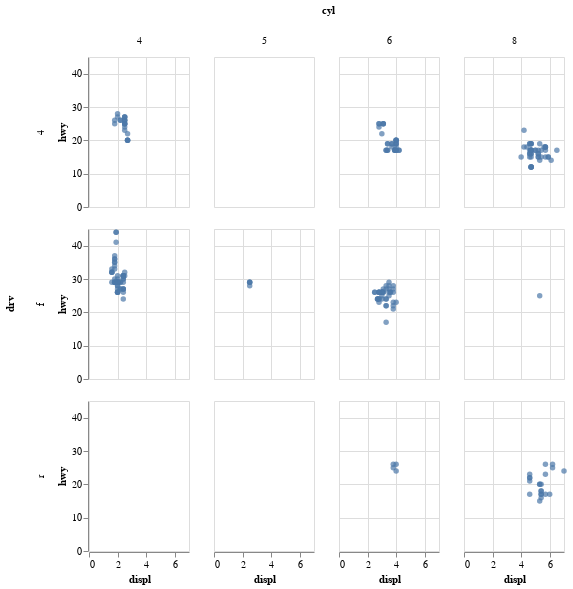

The notebook cell saved with this chart:
### Code cell
#Scatter Plot Faceted on Two Variable by Altair
(alt
 .Chart(mpg)
 .mark_circle()
 .encode(x='displ', y='hwy',)
 .properties(
    width=100, height=150
  )
 .facet(column='cyl', row='drv')
)

### Figure 1 — Vega-Lite specification as saved in the notebook (floating-point values rounded to 4 significant figures; data arrays with more than 128 entries replaced by an {"elided": "..."} marker saying what was removed)
{"config": {"view": {"continuousWidth": 300, "continuousHeight": 300}}, "data": {"name": "data-784d2a789a5f3a352263a16b6c4cd367"}, "facet": {"column": {"field": "cyl", "type": "quantitative"}, "row": {"field": "drv", "type": "nominal"}}, "spec": {"mark": {"type": "circle"}, "encoding": {"x": {"field": "displ", "type": "quantitative"}, "y": {"field": "hwy", "type": "quantitative"}}, "height": 150, "width": 100}, "$schema": "https://vega.github.io/schema/vega-lite/v5.16.3.json", "datasets": {"data-784d2a789a5f3a352263a16b6c4cd367": {"elided": "234 records"}}}
